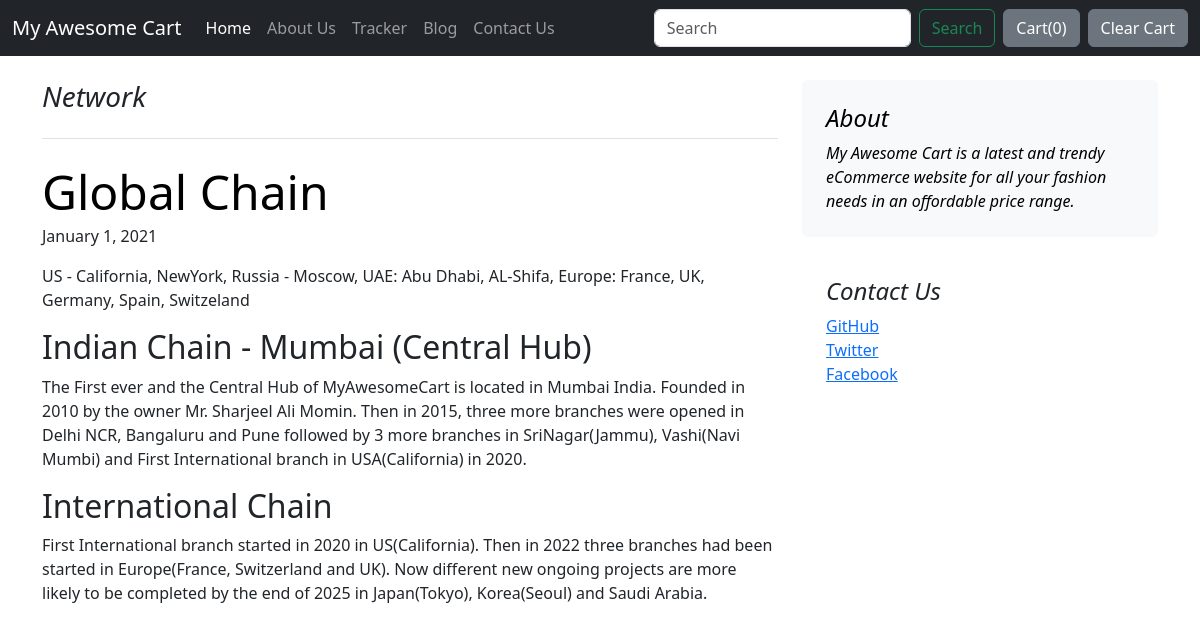
The app's page /blog/blogpost/2 with its own data.
### blog/models.py (models this page shows)
class Blogpost(models.Model):
    post_id = models.AutoField(primary_key=True)
    title = models.CharField(max_length=500)
    head0 = models.CharField(max_length=500, default="")
    chead0 = models.CharField(max_length=5000, default="")
    head1 = models.CharField(max_length=500, default="")
    chead1 = models.CharField(max_length=5000, default="")
    head2 = models.CharField(max_length=500, default="")
    chead2 = models.CharField(max_length=5000, default="")
    pub_date = models.DateField()
    thumbnail = models.ImageField(upload_to='shop/images', default="")
    def __str__(self):
        return self.title

### blog/views.py (the view)
# urls.py: path("blogpost/<int:id>", views.blogpost, name="blogPost")
def blogpost(request, id):
    post = Blogpost.objects.filter(post_id = id)[0]
    print(post)
    return render(request, 'blog/blogpost.html', {'post':post})

### blog/templates/blog/blogpost.html (shortened to what this page needs)
{% extends 'blog/basic.html' %}
{% block body %}
<div class="container my-3">
<div class="row mt-4">
    <div class="col-md-8">
      <h3 class="pb-4 mb-4 fst-italic border-bottom">
        {{post.title}}
      </h3>
      <article class="blog-post">
        <h2 class="display-5 link-body-emphasis mb-1" style="color: white;"><b>{{post.head0}}</b></h2>
        <p class="blog-post-meta">January 1, 2021 </p>
        <p>{{post.chead0}}</p>
        <h2>{{post.head1}}</h2>
        <p>{{post.chead1}}</p>
        <h2>{{post.head2}}</h2>
        <p>{{post.chead2}}</p>
      </article>
    </div>
    <div class="col-md-4">
      <div class="position-sticky" style="top: 2rem;">
        <div class="p-4 mb-3 bg-body-tertiary rounded">
          <h4 class="fst-italic" style="color: black;">About</h4>
          <p class="mb-0" style="color: black;"><em>My Awesome Cart is a latest and trendy eCommerce website for all your fashion needs in an offordable price range.</em></p>
        </div>
        <div class="p-4">
          <h4 class="fst-italic">Contact Us</h4>
          <ol class="list-unstyled">
            <li><a href="#">GitHub</a></li>
            <li><a href="#">Twitter</a></li>
            <li><a href="#">Facebook</a></li>
          </ol>
        </div>
      </div>
    </div>
  </div>
</div>
{% endblock %}

### records on screen
Blogpost: title "Network", head0 "Global Chain", chead0 "US - California, NewYork, Russia - Moscow, UAE: Abu Dhabi, AL-Shifa, Europe: France, UK, Germany, Spain, Switzeland", head1 "Indian Chain - Mumbai (Central Hub)", chead1 "The First ever and the Central Hub of MyAwesomeCart is located in Mumbai India. Founded in 2010 by the owner Mr. Sharjeel Ali Momin. Then in 2015, three more branches were opened in Delhi NCR, Bangaluru and Pune followed by 3 more branches in SriNagar(Jammu), Vashi(Navi Mumbi) and First International branch in USA(California) in 2020.", head2 "International Chain", chead2 "First International branch started in 2020 in US(California). Then in 2022 three branches had been started in Europe(France, Switzerland and UK). Now different new ongoing projects are more likely to be completed by the end of 2025 in Japan(Tokyo), Korea(Seoul) and Saudi Arabia."
